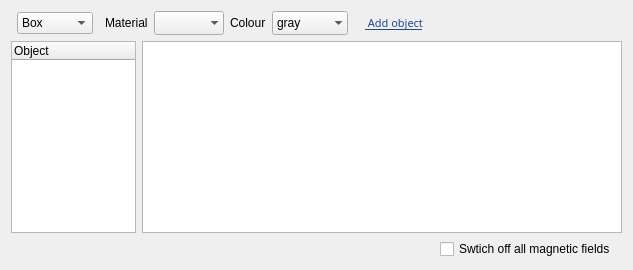
        <widget class="QWidget" name="tab_3">
         <attribute name="title">
          <string>Scene Elements</string>
         </attribute>
         <layout class="QGridLayout" name="gridLayout_2">
          <item row="0" column="5">
           <widget class="QLabel" name="objectColor_label">
            <property name="sizePolicy">
             <sizepolicy hsizetype="Preferred" vsizetype="Maximum">
              <horstretch>0</horstretch>
              <verstretch>0</verstretch>
             </sizepolicy>
            </property>
            <property name="text">
             <string>Colour</string>
            </property>
           </widget>
          </item>
          <item row="0" column="8">
           <spacer name="horizontalSpacer_6">
            <property name="orientation">
             <enum>Qt::Horizontal</enum>
            </property>
            <property name="sizeHint" stdset="0">
             <size>
              <width>40</width>
              <height>20</height>
             </size>
            </property>
           </spacer>
          </item>
          <item row="0" column="7">
           <widget class="QPushButton" name="addObject">
            <property name="sizePolicy">
             <sizepolicy hsizetype="Preferred" vsizetype="Preferred">
              <horstretch>0</horstretch>
              <verstretch>0</verstretch>
             </sizepolicy>
            </property>
            <property name="maximumSize">
             <size>
              <width>16777215</width>
              <height>16777215</height>
             </size>
            </property>
            <property name="font">
             <font>
              <family>Ubuntu Condensed</family>
              <pointsize>8</pointsize>
              <weight>50</weight>
              <italic>false</italic>
              <bold>false</bold>
              <underline>true</underline>
             </font>
            </property>
            <property name="styleSheet">
             <string notr="true">color: rgb(32, 74, 135);</string>
            </property>
            <property name="text">
             <string> Add object</string>
            </property>
            <property name="flat">
             <bool>true</bool>
            </property>
           </widget>
          </item>
          <item row="0" column="6">
           <widget class="QComboBox" name="objColor">
            <property name="sizePolicy">
             <sizepolicy hsizetype="Preferred" vsizetype="Preferred">
              <horstretch>0</horstretch>
              <verstretch>0</verstretch>
             </sizepolicy>
            </property>
            <property name="currentIndex">
             <number>2</number>
            </property>
            <property name="frame">
             <bool>false</bool>
            </property>
            <item>
             <property name="text">
              <string>black</string>
             </property>
            </item>
            <item>
             <property name="text">
              <string>white</string>
             </property>
            </item>
            <item>
             <property name="text">
              <string>gray</string>
             </property>
            </item>
            <item>
             <property name="text">
              <string>red</string>
             </property>
            </item>
            <item>
             <property name="text">
              <string>blue</string>
             </property>
            </item>
            <item>
             <property name="text">
              <string>green</string>
             </property>
            </item>
            <item>
             <property name="text">
              <string>yellow</string>
             </property>
            </item>
            <item>
             <property name="text">
              <string>cyan</string>
             </property>
            </item>
            <item>
             <property name="text">
              <string>magenta</string>
             </property>
            </item>
           </widget>
          </item>
          <item row="0" column="4">
           <widget class="QComboBox" name="objMaterial">
            <property name="sizePolicy">
             <sizepolicy hsizetype="MinimumExpanding" vsizetype="Preferred">
              <horstretch>0</horstretch>
              <verstretch>0</verstretch>
             </sizepolicy>
            </property>
            <property name="frame">
             <bool>false</bool>
            </property>
           </widget>
          </item>
          <item row="0" column="3">
           <widget class="QLabel" name="material_label">
            <property name="text">
             <string>Material</string>
            </property>
           </widget>
          </item>
          <item row="6" column="0" colspan="10">
           <layout class="QHBoxLayout" name="horizontalLayout_2">
            <item>
             <widget class="QTreeWidget" name="objectTree">
              <property name="sizePolicy">
               <sizepolicy hsizetype="Preferred" vsizetype="Preferred">
                <horstretch>0</horstretch>
                <verstretch>0</verstretch>
               </sizepolicy>
              </property>
              <property name="minimumSize">
               <size>
                <width>0</width>
                <height>0</height>
               </size>
              </property>
              <property name="maximumSize">
               <size>
                <width>125</width>
                <height>16777215</height>
               </size>
              </property>
              <property name="contextMenuPolicy">
               <enum>Qt::CustomContextMenu</enum>
              </property>
              <property name="alternatingRowColors">
               <bool>true</bool>
              </property>
              <property name="selectionMode">
               <enum>QAbstractItemView::MultiSelection</enum>
              </property>
              <property name="columnCount">
               <number>1</number>
              </property>
              <column>
               <property name="text">
                <string>Object</string>
               </property>
              </column>
             </widget>
            </item>
            <item>
             <widget class="QTableView" name="objectPropertiesTable">
              <property name="sizePolicy">
               <sizepolicy hsizetype="Preferred" vsizetype="Preferred">
                <horstretch>0</horstretch>
                <verstretch>0</verstretch>
               </sizepolicy>
              </property>
              <property name="minimumSize">
               <size>
                <width>0</width>
                <height>0</height>
               </size>
              </property>
              <property name="styleSheet">
               <string notr="true">alternate-background-color: rgb(173, 173, 173);</string>
              </property>
              <property name="alternatingRowColors">
               <bool>true</bool>
              </property>
              <attribute name="horizontalHeaderStretchLastSection">
               <bool>true</bool>
              </attribute>
              <attribute name="verticalHeaderDefaultSectionSize">
               <number>24</number>
              </attribute>
             </widget>
            </item>
           </layout>
          </item>
          <item row="0" column="1">
           <widget class="QComboBox" name="shapesList">
            <property name="sizePolicy">
             <sizepolicy hsizetype="Minimum" vsizetype="Maximum">
              <horstretch>0</horstretch>
              <verstretch>0</verstretch>
             </sizepolicy>
            </property>
            <item>
             <property name="text">
              <string>Box</string>
             </property>
             <property name="icon">
              <iconset resource="resources.qrc">
               <normaloff>:/icons/icons/cube.png</normaloff>:/icons/icons/cube.png</iconset>
             </property>
            </item>
            <item>
             <property name="text">
              <string>Cylinder</string>
             </property>
             <property name="icon">
              <iconset resource="resources.qrc">
               <normaloff>:/icons/icons/cylinder.png</normaloff>:/icons/icons/cylinder.png</iconset>
             </property>
            </item>
            <item>
             <property name="text">
              <string>Sphere</string>
             </property>
             <property name="icon">
              <iconset resource="resources.qrc">
               <normaloff>:/icons/icons/sphere.png</normaloff>:/icons/icons/sphere.png</iconset>
             </property>
            </item>
            <item>
             <property name="text">
              <string>Wedge</string>
             </property>
             <property name="icon">
              <iconset resource="resources.qrc">
               <normaloff>:/icons/icons/wedge.png</normaloff>:/icons/icons/wedge.png</iconset>
             </property>
            </item>
           </widget>
          </item>
          <item row="7" column="8">
           <widget class="QCheckBox" name="switch_off_mag_fields">
            <property name="text">
             <string>Swtich off all magnetic fields</string>
            </property>
           </widget>
          </item>
         </layout>
        </widget>
